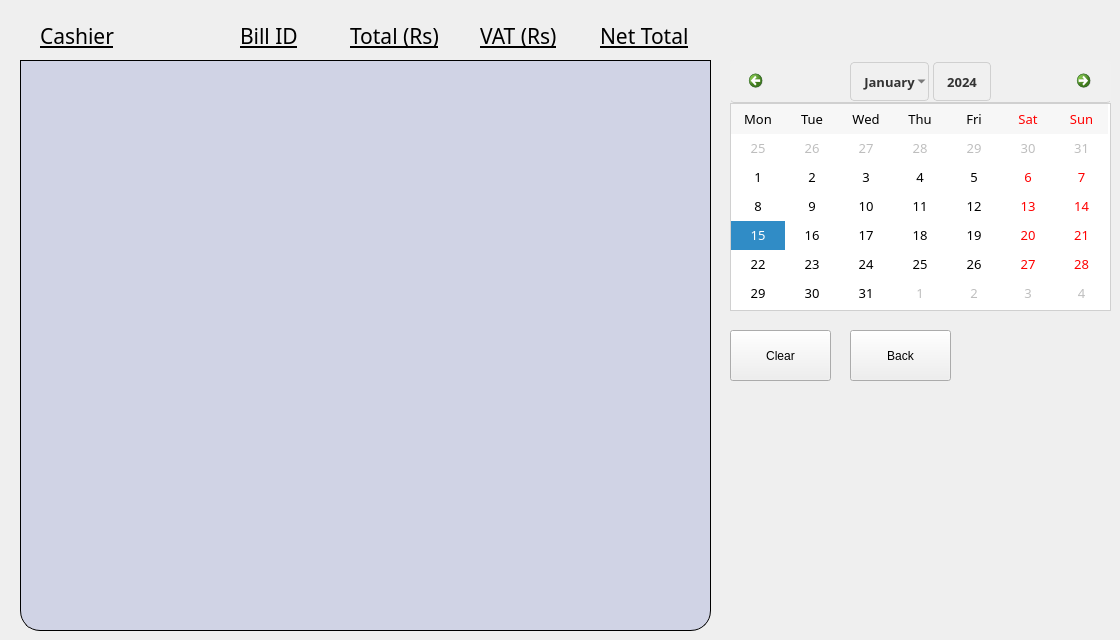
      <widget class="QWidget" name="SalesTab">
       <attribute name="title">
        <string>Sales</string>
       </attribute>
       <widget class="QTableWidget" name="SalesTable">
        <property name="enabled">
         <bool>false</bool>
        </property>
        <property name="geometry">
         <rect>
          <x>20</x>
          <y>60</y>
          <width>691</width>
          <height>571</height>
         </rect>
        </property>
        <property name="font">
         <font>
          <family>Serifa BT</family>
          <pointsize>-1</pointsize>
         </font>
        </property>
        <property name="styleSheet">
         <string notr="true">QTableWidget {
    gridline-color: transparent;
    font-size: 20px;
     background: #D0D3E5;
    color: #333333;
    border: 1px solid ;
   border-bottom-right-radius:20px;
border-bottom-left-radius:20px;
}

QTableWidget::item {
    padding: 10px;
    margin-left: 10px;
    border-radius: 10px;
    text-align: center;
    background: transparent;
    color: #333333;
}

QTableWidget::item:selected {
    background: transparent;
    color: inherit;
    border: none;
}

QHeaderView::section {
    background: #5B42F3;
    color: #FFFFFF;
    border: none;
}

QTableCornerButton::section {
    background: #5B42F3;
    border: none;
}

QScrollBar::add-line:vertical, QScrollBar::sub-line:vertical {
    background: grey;
    height: 20px; 
}

QScrollBar:vertical {
    background:white;
    width: 15px;

}

QScrollBar::handle:vertical {
    background: transparent;  /* Light purple color for the scrollbar handle */
    border-radius: 10px;
}

</string>
        </property>
        <attribute name="horizontalHeaderVisible">
         <bool>false</bool>
        </attribute>
        <attribute name="verticalHeaderVisible">
         <bool>false</bool>
        </attribute>
       </widget>
       <widget class="QLabel" name="CashierTable">
        <property name="geometry">
         <rect>
          <x>40</x>
          <y>20</y>
          <width>111</width>
          <height>31</height>
         </rect>
        </property>
        <property name="font">
         <font>
          <family>Serifa BT</family>
          <pointsize>16</pointsize>
          <underline>true</underline>
         </font>
        </property>
        <property name="styleSheet">
         <string notr="true">background:transparent;
color:black;</string>
        </property>
        <property name="text">
         <string>Cashier</string>
        </property>
       </widget>
       <widget class="QLabel" name="BillLabel">
        <property name="geometry">
         <rect>
          <x>240</x>
          <y>20</y>
          <width>91</width>
          <height>31</height>
         </rect>
        </property>
        <property name="font">
         <font>
          <family>Serifa BT</family>
          <pointsize>16</pointsize>
          <underline>true</underline>
         </font>
        </property>
        <property name="styleSheet">
         <string notr="true">background:transparent;
color:black;</string>
        </property>
        <property name="text">
         <string>Bill ID</string>
        </property>
       </widget>
       <widget class="QLabel" name="TotalLabel_2">
        <property name="geometry">
         <rect>
          <x>350</x>
          <y>20</y>
          <width>131</width>
          <height>31</height>
         </rect>
        </property>
        <property name="font">
         <font>
          <family>Serifa BT</family>
          <pointsize>16</pointsize>
          <underline>true</underline>
         </font>
        </property>
        <property name="styleSheet">
         <string notr="true">background:transparent;
color:black;</string>
        </property>
        <property name="text">
         <string>Total (Rs)</string>
        </property>
       </widget>
       <widget class="QLabel" name="VATlabel_2">
        <property name="geometry">
         <rect>
          <x>480</x>
          <y>20</y>
          <width>131</width>
          <height>31</height>
         </rect>
        </property>
        <property name="font">
         <font>
          <family>Serifa BT</family>
          <pointsize>16</pointsize>
          <underline>true</underline>
         </font>
        </property>
        <property name="styleSheet">
         <string notr="true">background:transparent;
color:black;</string>
        </property>
        <property name="text">
         <string>VAT (Rs)</string>
        </property>
       </widget>
       <widget class="QLabel" name="NetTotalLabel_2">
        <property name="geometry">
         <rect>
          <x>600</x>
          <y>20</y>
          <width>131</width>
          <height>31</height>
         </rect>
        </property>
        <property name="font">
         <font>
          <family>Serifa BT</family>
          <pointsize>16</pointsize>
          <underline>true</underline>
         </font>
        </property>
        <property name="styleSheet">
         <string notr="true">background:transparent;
color:black;</string>
        </property>
        <property name="text">
         <string>Net Total</string>
        </property>
       </widget>
       <widget class="QCalendarWidget" name="Calendar">
        <property name="geometry">
         <rect>
          <x>730</x>
          <y>60</y>
          <width>381</width>
          <height>251</height>
         </rect>
        </property>
        <property name="styleSheet">
         <string notr="true">/* Main calendar widget style */
QCalendarWidget {
    border: 1px solid #b0b0b0;
    border-radius: 8px;
    background-color: #fdfdfd;
    font-family: Serifa BT;
    font-size: 13px;
    color: #333333;
}

/* Header (Month/Year navigation) */
QCalendarWidget QToolButton {
    background-color: #f0f0f0;
    border: 1px solid #d0d0d0;
    border-radius: 4px;
    color: #333333;
    margin: 2px;
    padding: 3px 8px;
}

/* Hover effect on navigation buttons */
QCalendarWidget QToolButton:hover {
    background-color: #e6e6e6;
}

/* Pressed effect on navigation buttons */
QCalendarWidget QToolButton:pressed {
    background-color: #dcdcdc;
}

/* Navigation arrows for Month/Year */
QCalendarWidget QToolButton#qt_calendar_prevmonth, 
QCalendarWidget QToolButton#qt_calendar_nextmonth {
    width: 30px; /* Button width */
    height: 30px; /* Button height */
    border-radius: 4px;
    background-color: transparent;
    border: none;
}

/* Hover effect for navigation arrows */
QCalendarWidget QToolButton#qt_calendar_prevmonth:hover,
QCalendarWidget QToolButton#qt_calendar_nextmonth:hover {
    background-color: #d0eaff; /* Light blue background on hover */
    border-radius: 4px;
}

/* Dropdown for month selector */
QCalendarWidget QToolButton::menu-indicator {
    subcontrol-origin: padding;
    subcontrol-position: center right;
    padding-right: 5px;
}

/* Month selector menu */
QCalendarWidget QMenu {
    background-color: #ffffff;
    border: 1px solid #c0c0c0;
    border-radius: 4px;
    color: #333333;
    padding: 4px;
}

QCalendarWidget QMenu::item {
    padding: 5px 10px;
    background-color: #ffffff;
    color: #333333;
}

QCalendarWidget QMenu::item:selected {
    background-color: #4caf50;
    color: #ffffff;
}

/* Weekday headers */
QCalendarWidget QHeaderView {
    background-color: #f0f0f0;
    border: 1px solid #d0d0d0;
    border-radius: 4px;
}

QCalendarWidget QHeaderView::section {
    background-color: #e9e9e9;
    color: #555555;
    padding: 5px;
    border: none;
}

/* Days of the month */
QCalendarWidget QTableView {
    border: 1px solid #d0d0d0;
    gridline-color: #e0e0e0;
    background-color: #ffffff;
}

QCalendarWidget QTableView::item {
    color: #333333;
    border: none;
    padding: 5px;
}

QCalendarWidget QTableView::item:hover {
    background-color: #f5f5f5;
    border-radius: 4px;
}

QCalendarWidget QTableView::item:selected {
    background-color: #4caf50;
    color: white;
    border-radius: 4px;
}

/* Today highlight */
QCalendarWidget QWidget#qt_calendar_today {
    border: 1px solid #ff5722;
    background-color: #ffeeee;
    color: #ff5722;
    border-radius: 3px;
    margin: 1px;
    padding: 3px;
}

/* Navigation bar */
QCalendarWidget QWidget#qt_calendar_navigationbar {
    background-color: #f0f0f0;
    border-bottom: 1px solid #d0d0d0;
    border-radius: 4px;
}
</string>
        </property>
        <property name="verticalHeaderFormat">
         <enum>QCalendarWidget::VerticalHeaderFormat::NoVerticalHeader</enum>
        </property>
       </widget>
       <widget class="QPushButton" name="BackSales">
        <property name="geometry">
         <rect>
          <x>850</x>
          <y>330</y>
          <width>101</width>
          <height>51</height>
         </rect>
        </property>
        <property name="text">
         <string>Back</string>
        </property>
       </widget>
       <widget class="QPushButton" name="ClearSales">
        <property name="geometry">
         <rect>
          <x>730</x>
          <y>330</y>
          <width>101</width>
          <height>51</height>
         </rect>
        </property>
        <property name="text">
         <string>Clear</string>
        </property>
       </widget>
      </widget>
